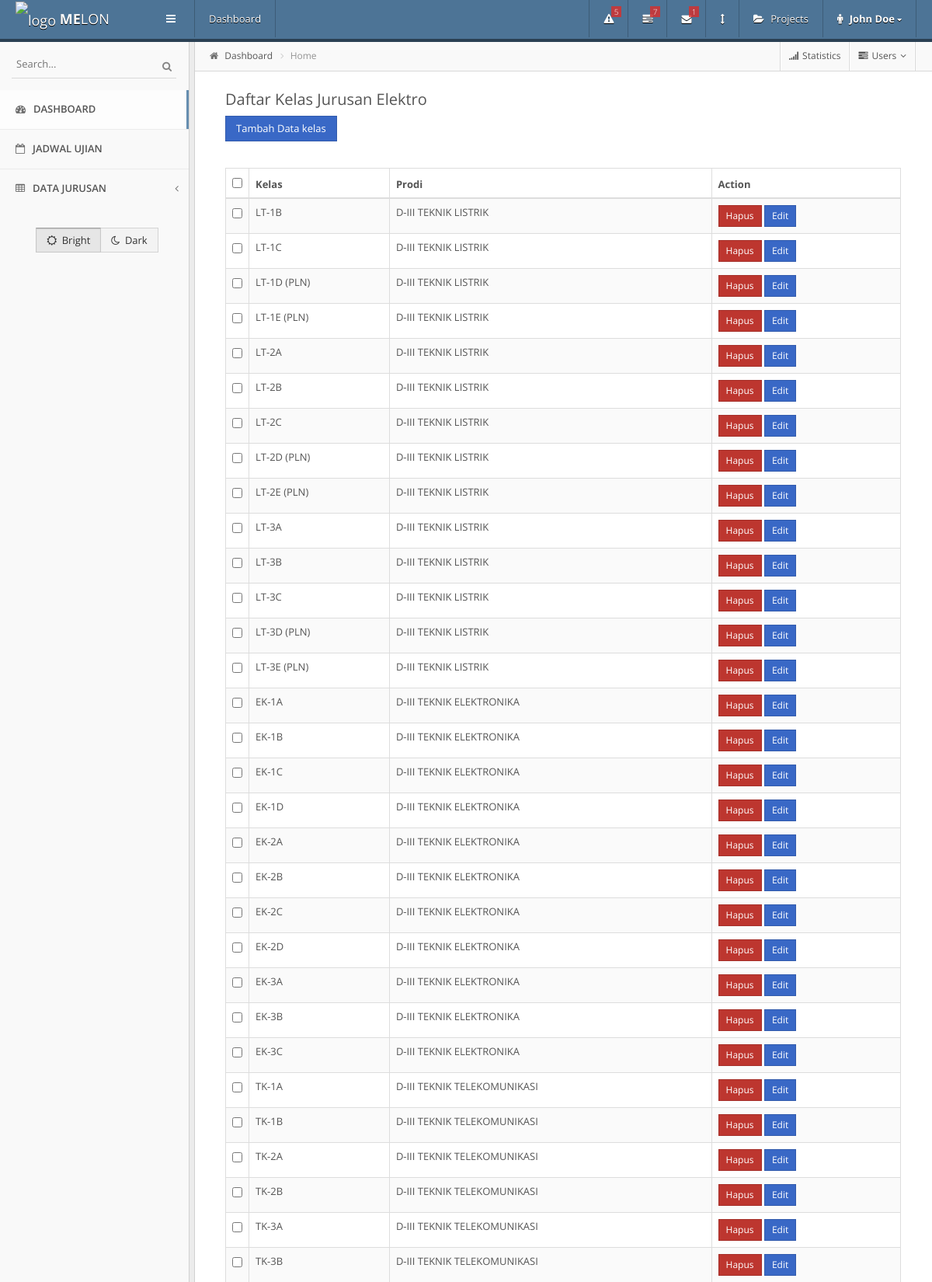
The page /index.php/kelas (upper part) on the database its author committed.
### tables this page shows
CREATE TABLE `daftar_kelas` (
  `no` int(4) NOT NULL,
  `kelas` varchar(12) NOT NULL,
  `prodi` varchar(40) NOT NULL
);

### application/controllers/Kelas.php (called while the page is built, shortened)
<?php
class Kelas extends CI_Controller
{
    public function __construct()
    {
        $this->load->library('form_validation');
        $this->load->model('Kelas_model');
    }
    public function index()
    {
        $this->load->model('Kelas_model');
        $data['judul'] = 'Daftar Kelas';
        $data['kelas'] = $this->Kelas_model->getAllKelas();
        $this->load->view('templates/header', $data);
        $this->load->view('kelas/index', $data);
        $this->load->view('templates/footer');
    }
}
?>

### index.php (called while the page is built, shortened)
<?php
require_once BASEPATH.'core/CodeIgniter.php';

### application/models/Kelas_model.php (called while the page is built, shortened)
<?php
    class Kelas_model extends CI_Model
    {
        public function getAllKelas()
        {
            $query = $this->db->get('daftar_kelas');
            return $query->result_array();
        }
    }
?>

### application/views/kelas/index.php (the view, shortened to what this page needs)
<div class="container">
    <div class="page-header">
			<div class="page-title">
				<h3>Daftar Kelas Jurusan Elektro  </h3>
            <a href="<?=base_url();?>kelas/tambah" class="btn btn-primary"> Tambah Data kelas </a>
			</div>
    </div>
    <div class="row">
		<div class="col-md-12">
			<div class="widget-content">
				<table class="table table-striped table-bordered table-hover table-checkable datatable">
					<thead>
						<tr>
							<th class="checkbox-column">
								<input type="checkbox" class="uniform">
							</th>
							<th>Kelas</th>
							<th>Prodi</th>
							<th>Action</th>
						</tr>
					</thead>
					<tbody>
					<?php foreach($kelas as $kls) : ?>
						<tr>
							<td class="checkbox-column">
								<input type="checkbox" class="uniform">
							</td>
							<td><?= $kls['kelas'];?> </td>
							<td><?= $kls['prodi'];?> </td>
							<td>
							<a href="<?=base_url();?>kelas/hapus/<?=$kls['no'];?>" class="btn btn-sm btn-danger" onclick="return confirm('yaqin?'); ">Hapus</a>
							<a href="<?=base_url();?>kelas/edit/<?=$kls['no'];?>" class="btn btn-sm btn-primary">Edit</a>
							</td>
						</tr>
					<?php endforeach; ?>
					</tbody>
				</table>
			</div>
		</div>
	</div>
</div>

### templates/assets/css/main.css (style rules this page uses)
* { outline: none !important; }
html, body { height: 100%; }
body { font-family: "Open Sans", "Helvetica Neue", Helvetica, Arial, sans-serif; color: #555555; font-size: 13px; }
.container { max-width: none !important; padding: 0 20px; }
.page-header { border: 0; margin: 0; *zoom: 1; }
.page-header:before, .page-header:after { display: table; content: ""; line-height: 0; }
.page-header:after { clear: both; }
.page-title { float: left; padding: 25px 0; }
.page-title h3 { margin: 0; margin-bottom: 10px; color: #555555; font-weight: 400; font-size: 20px; }
h1, h2, h3, h4, h5, h6, .h1, .h2, .h3, .h4, .h5, .h6 { font-weight: 300; font-family: "Open Sans", "Helvetica Neue", Helvetica, Arial, sans-serif; }
h3 { font-size: 18px; }
.btn, .ui-state-default, .ui-widget-content .ui-state-default, .ui-widget-header .ui-state-default, .ColVis_MasterButton, .fc-state-default { background-color: #f3f3f3; background-image: none; filter: none; border: 0; -webkit-box-shadow: none; -moz-box-shadow: none; box-shadow: none; padding: 6px 13px; text-shadow: none; font-size: 14px; font-weight: normal; color: #333333; font-size: 13px; cursor: pointer; border: 1px solid #d9d9d9; border: 1px solid rgba(0, 0, 0, 0.13); -webkit-border-radius: 0; -moz-border-radius: 0; border-radius: 0; position: relative; z-index: 1; -webkit-user-select: none; -moz-user-select: none; -ms-user-select: none; -o-user-select: none; user-select: none; }
.btn-sm { padding: 4px 9px; font-size: 12px; }
.btn-primary { color: #ffffff; background-color: #3968c6; z-index: 2; }
.btn-danger { color: #ffffff; background-color: #bd362f; z-index: 2; }
label, input, button, select, textarea { font-size: 13px !important; }
input, textarea { -webkit-box-shadow: none; -moz-box-shadow: none; box-shadow: none; }
.table { margin-bottom: 5px; }
.table-striped tbody > tr:nth-child(odd) > td, .table-striped tbody > tr:nth-child(odd) > th { background-color: #fafafa; }
.table-bordered, .table-bordered thead:first-child tr:first-child > th:first-child, .table-bordered tbody:first-child tr:first-child > td:first-child, .table-bordered tbody:first-child tr:first-child > th:first-child, .table-bordered thead:first-child tr:first-child > th:last-child, .table-bordered tbody:first-child tr:first-child > td:last-child, .table-bordered tbody:first-child tr:first-child > th:last-child, .table-bordered thead:last-child tr:last-child > th:first-child, .table-bordered tbody:last-child tr:last-child > td:first-child, .table-bordered tbody:last-child tr:last-child > th:first-child, .table-bordered tfoot:last-child tr:last-child > td:first-child, .table-bordered tfoot:last-child tr:last-child > th:first-child, .table-bordered thead:last-child tr:last-child > th:last-child, .table-bordered tbody:last-child tr:last-child > td:last-child, .table-bordered tbody:last-child tr:last-child > th:last-child, .table-bordered tfoot:last-child tr:last-child > td:last-child, .table-bordered tfoot:last-child tr:last-child > th:last-child { -webkit-border-radius: 0; -moz-border-radius: 0; border-radius: 0; }
.table-checkable .checkbox-column { text-align: center; width: 24px; }

### rows shown on the page
daftar_kelas: kelas "LT-1B", prodi "D-III TEKNIK LISTRIK"
daftar_kelas: kelas "LT-1C", prodi "D-III TEKNIK LISTRIK"
daftar_kelas: kelas "LT-1D (PLN)", prodi "D-III TEKNIK LISTRIK"
daftar_kelas: kelas "LT-1E (PLN)", prodi "D-III TEKNIK LISTRIK"
daftar_kelas: kelas "LT-2A", prodi "D-III TEKNIK LISTRIK"
daftar_kelas: kelas "LT-2B", prodi "D-III TEKNIK LISTRIK"
daftar_kelas: kelas "LT-2C", prodi "D-III TEKNIK LISTRIK"
daftar_kelas: kelas "LT-2D (PLN)", prodi "D-III TEKNIK LISTRIK"
daftar_kelas: kelas "LT-2E (PLN)", prodi "D-III TEKNIK LISTRIK"
daftar_kelas: kelas "LT-3A", prodi "D-III TEKNIK LISTRIK"
daftar_kelas: kelas "LT-3B", prodi "D-III TEKNIK LISTRIK"
daftar_kelas: kelas "LT-3C", prodi "D-III TEKNIK LISTRIK"
daftar_kelas: kelas "LT-3D (PLN)", prodi "D-III TEKNIK LISTRIK"
daftar_kelas: kelas "LT-3E (PLN)", prodi "D-III TEKNIK LISTRIK"
daftar_kelas: kelas "EK-1A", prodi "D-III TEKNIK ELEKTRONIKA"
daftar_kelas: kelas "EK-1B", prodi "D-III TEKNIK ELEKTRONIKA"
daftar_kelas: kelas "EK-1C", prodi "D-III TEKNIK ELEKTRONIKA"
daftar_kelas: kelas "EK-1D", prodi "D-III TEKNIK ELEKTRONIKA"
daftar_kelas: kelas "EK-2A", prodi "D-III TEKNIK ELEKTRONIKA"
daftar_kelas: kelas "EK-2B", prodi "D-III TEKNIK ELEKTRONIKA"
daftar_kelas: kelas "EK-2C", prodi "D-III TEKNIK ELEKTRONIKA"
daftar_kelas: kelas "EK-2D", prodi "D-III TEKNIK ELEKTRONIKA"
daftar_kelas: kelas "EK-3A", prodi "D-III TEKNIK ELEKTRONIKA"
daftar_kelas: kelas "EK-3B", prodi "D-III TEKNIK ELEKTRONIKA"
daftar_kelas: kelas "EK-3C", prodi "D-III TEKNIK ELEKTRONIKA"
daftar_kelas: kelas "TK-1A", prodi "D-III TEKNIK TELEKOMUNIKASI"
daftar_kelas: kelas "TK-1B", prodi "D-III TEKNIK TELEKOMUNIKASI"
daftar_kelas: kelas "TK-2A", prodi "D-III TEKNIK TELEKOMUNIKASI"
daftar_kelas: kelas "TK-2B", prodi "D-III TEKNIK TELEKOMUNIKASI"
daftar_kelas: kelas "TK-3A", prodi "D-III TEKNIK TELEKOMUNIKASI"
daftar_kelas: kelas "TK-3B", prodi "D-III TEKNIK TELEKOMUNIKASI"
